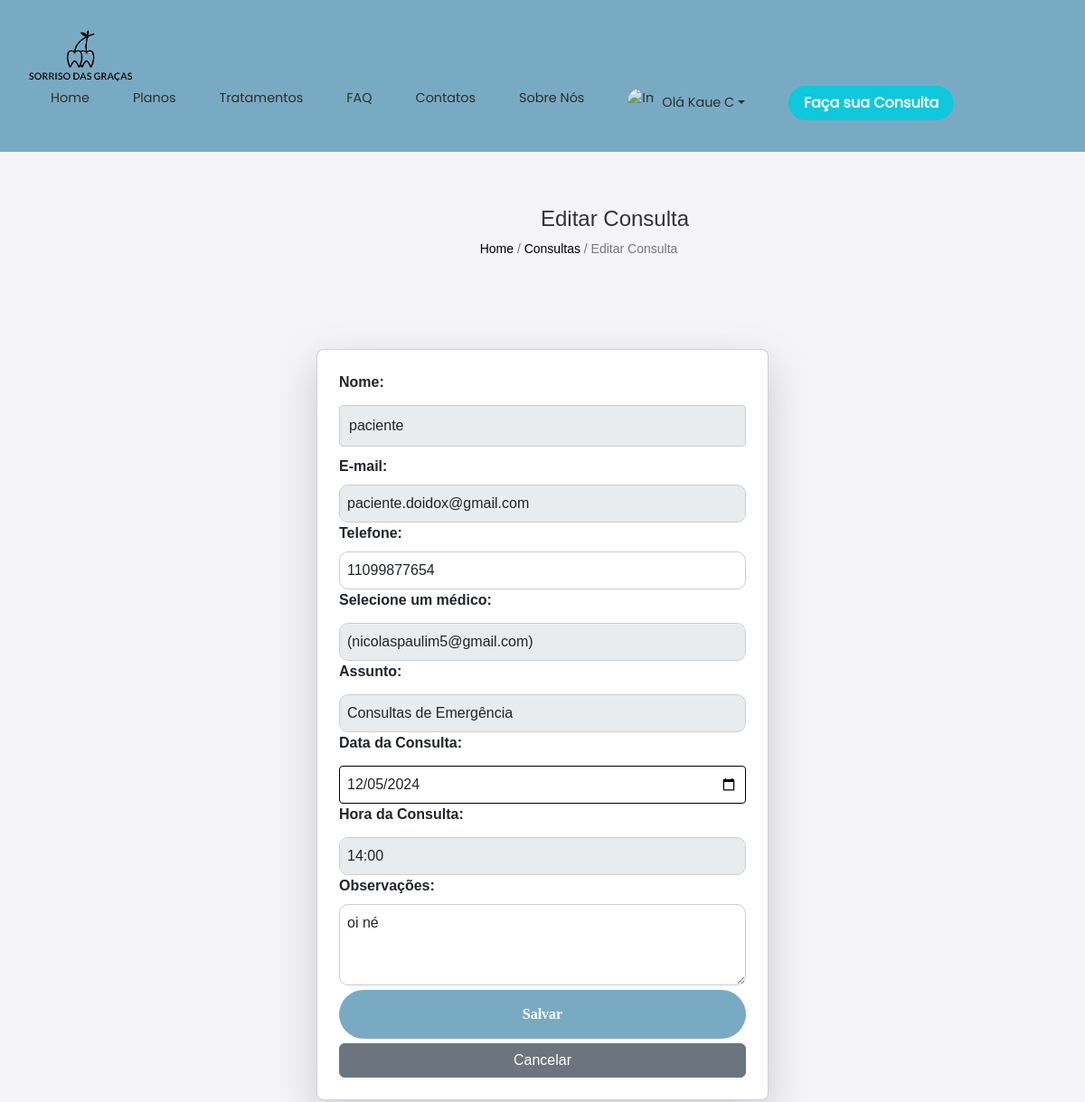
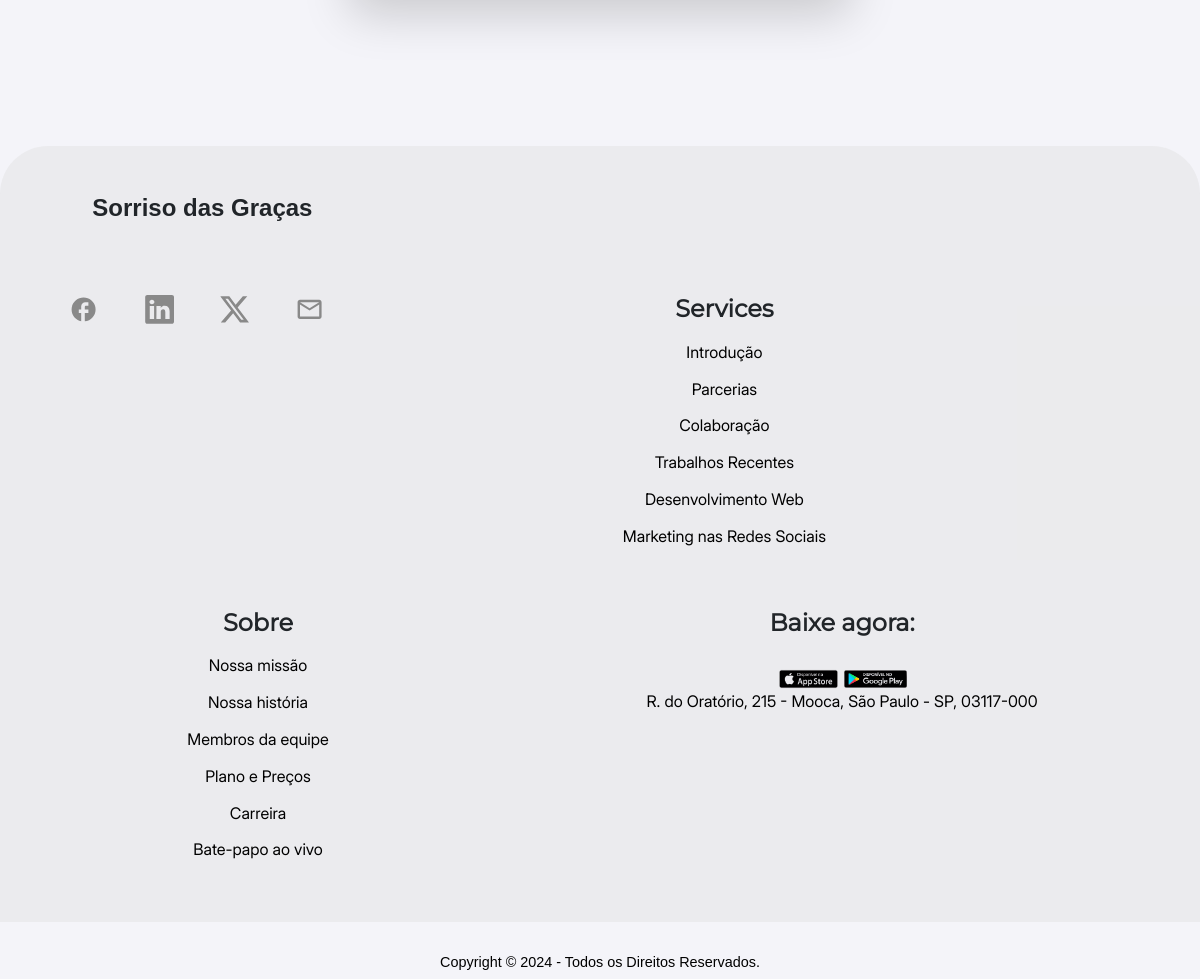
Screenshot of /consulta/editar/28/ (signed in) with the database file from the repository (2 pictures, top to bottom).
### cadastro_registro/models.py (models this page shows, shortened)
class CadastroRegistro(models.Model):
    nome_paciente = models.CharField(max_length=100, verbose_name="Nome do Paciente")
    email_paciente = models.EmailField(unique=True, verbose_name="Email do Paciente")
    cpf_paciente = models.CharField(max_length=14, unique=True, verbose_name="CPF do Paciente")
    data_nascimento_paciente = models.DateField(verbose_name="Data de Nascimento")
    sexo_paciente = models.CharField(
        max_length=1,
        choices=[('M', 'Masculino'), ('F', 'Feminino'), ('O', 'Outro')],
        verbose_name="Sexo"
    )
    senha_paciente = models.CharField(max_length=255, verbose_name="Senha do Paciente")
    user = models.OneToOneField(
        settings.AUTH_USER_MODEL,
        on_delete=models.CASCADE,
        null=True,
        blank=True,
        unique=True,  # Cada usuário deve estar associado a apenas um CadastroRegistro
        related_name='cadastro_paciente',
        verbose_name="Usuário"
    )
    imagem_perfil = models.ImageField(
        upload_to='imagens_perfil/',
        default='img/perfil-icon.png',
        null=True,
        blank=True,
        verbose_name="Imagem de Perfil"
    )
    tipo_usuario = models.CharField(max_length=50, default='paciente', verbose_name="Tipo de Usuário")
    class Meta:
        verbose_name = "Cadastro de Paciente"
        verbose_name_plural = "Cadastros de Pacientes"

### consulta/models.py (models this page shows, shortened)
class Consulta(models.Model):
    ASSUNTO_OPCOES = [
        ('avaliacao_diagnostico', 'Avaliação e Diagnóstico'),
        ('tratamentos_restauradores', 'Tratamentos Restauradores'),
        ('tratamentos_periodontais', 'Tratamentos Periodontais'),
        ('odontopediatria', 'Odontopediatria'),
        ('ortodontia', 'Ortodontia'),
        ('odontologia_estetica', 'Odontologia Estética'),
        ('cirurgia_oral', 'Cirurgia Oral'),
        ('proteses_dentarias', 'Próteses Dentárias'),
        ('consultas_emergencia', 'Consultas de Emergência'),
        ('acompanhamento_manutencao', 'Acompanhamento e Manutenção'),
    ]
    paciente = models.ForeignKey(
        CadastroRegistro,
        on_delete=models.CASCADE,
        null=True,
        blank=True
    )
    nome = models.CharField(
        max_length=100,
        default="Nome Desconhecido"
    )
    email = models.EmailField()
    telefone = models.CharField(
        max_length=20,
        default="0000-0000"
    )
    assunto = models.CharField(
        max_length=50,
        choices=ASSUNTO_OPCOES,
        default='avaliacao_diagnostico'
    )
    data_consulta = models.DateField(
        default=date.today
    )
    hora_consulta = models.TimeField(
        default=time(8, 0)
    )
    observacoes = models.TextField(
        blank=True,
        null=True
    )
    medico = models.ForeignKey(
        settings.AUTH_USER_MODEL,
        on_delete=models.SET_NULL,
        null=True,
        blank=True,
        limit_choices_to={'groups__name': 'medico'}
    )
    nome_paciente = models.CharField(
        max_length=255,
        verbose_name="Nome Completo do Paciente",
        default="Nome Desconhecido"
    )
    data_nascimento = models.DateField(
        null=True,
        blank=True,
        verbose_name="Data de Nascimento"
    )
    genero = models.CharField(
        max_length=20,
        choices=[
            ('masculino', 'Masculino'),
            ('feminino', 'Feminino'),
            ('outro', 'Outro')
        ],
        verbose_name="Gênero",
        default='masculino'
    )
    endereco_contato = models.CharField(
        max_length=255,
        null=True,
        blank=True,
        verbose_name="Endereço e Contato",
        default="Endereço não informado"
    )
    documento_identificacao = models.CharField(
        max_length=50,
        null=True,
        blank=True,
        verbose_name="Documento de Identificação",
        default="Documento não informado"
    )
    condicoes_saude = models.TextField(
        null=True,
        blank=True,
        verbose_name="Condições de Saúde Geral",
        default="Sem informações registradas"
    )
    cirurgias_anteriores = models.TextField(
        null=True,
        blank=True,
        verbose_name="Cirurgias Anteriores",
        default="Sem cirurgias anteriores"
    )
    historico_tratamentos = models.TextField(
        null=True,
        blank=True,
        verbose_name="Histórico de Tratamentos Odontológicos",
        default="Sem histórico registrado"
    )
    avaliacao_cavidade = models.TextField(
        null=True,
        blank=True,
        verbose_name="Avaliação da Cavidade Bucal",
        default="Não avaliada"
    )
    lesoes_anomalias = models.TextField(
        null=True,
        blank=True,
        verbose_name="Presença de Lesões ou Anomalias",
        default="Nenhuma lesão identificada"
    )
    queixas_principais = models.TextField(
        null=True,
        blank=True,
        verbose_name="Queixas Principais do Paciente",
        default="Nenhuma queixa registrada"
    )
    diagnostico_detalhado = models.TextField(
        null=True,
        blank=True,
        verbose_name="Diagnóstico Detalhado",
        default="Sem diagnóstico detalhado"
    )
    procedimentos_planejados = models.TextField(
        null=True,
        blank=True,
        verbose_name="Procedimentos Planejados",
        default="Nenhum procedimento planejado"
    )
    exame_realizado = models.BooleanField(
        default=False,
        verbose_name="Exame Realizado"
    )

### consulta/views.py (the view)
# urls.py: path('editar/<int:id>/', views.editar_consulta, name='consulta_edit'),
@login_required(login_url='login')
def editar_consulta(request, id):
    consulta = get_object_or_404(Consulta, id=id)
    if request.method == 'POST':
        form = ConsultaForm(request.POST, instance=consulta)
        if form.is_valid():
            form.save()
            return redirect('consulta_list')
    else:
        form = ConsultaForm(instance=consulta)
    horas_disponiveis = ['09:00', '10:00', '11:00', '14:00', '15:00']
    context = {
        'form': form,
        'consulta': consulta,
        'horas_disponiveis': horas_disponiveis,
    }
    return render(request, 'consulta/consulta_edit.html', context)

### consulta/templates/consulta/consulta_edit.html (shortened to what this page needs)
{% extends 'registration/base.html' %}
{% block content %}
{% load static %}
<div class="titulo_consulta">
    <h1>Editar Consulta</h1>
    <div class="texto_consulta">
        <a href="{% url 'index' %}">Home</a> / <a href="{% url 'consulta_list' %}">Consultas</a> / Editar Consulta
    </div>
</div>
<div class="form-wrapper">
    <div class="card p-4 shadow-lg form-container">
        <form method="POST" action="{% url 'consulta_edit' consulta.id %}">
            <div class="col-12">
                <label for="nome" class="form-label">Nome:</label>
                <input
                    type="text"
                    name="nome"
                    class="form-control"
                    id="nome"
                    value="{{ consulta.nome }}"
                    readonly
                />
            </div>
            <div class="col-12">
                <label for="email" class="form-label">E-mail:</label>
                <input
                    type="email"
                    name="email"
                    class="form-control"
                    id="email"
                    value="{{ consulta.email }}"
                    readonly
                />
            </div>
            <div class="col-12">
                <label for="telefone" class="form-label">Telefone:</label>
                <input
                    type="tel"
                    name="telefone"
                    class="form-control"
                    id="telefone"
                    value="{{ consulta.telefone }}"
                    placeholder="Ex: (XX) XXXXX-XXXX"
                    required
                />
            </div>
            <div class="col-12">
                <label for="medico" class="form-label">Selecione um médico:</label>
                <select name="medico" id="medico" class="form-control" required>
                    {% for medico in form.fields.medico.queryset %}
                    <option value="{{ medico.id }}" {% if medico == consulta.medico %}selected{% endif %}>
                        {{ medico.first_name }} {{ medico.last_name }} ({{ medico.email }})
                    </option>
                    {% endfor %}
                </select>
            </div>
            <div class="col-12">
                <label for="assunto" class="form-label">Assunto:</label>
                <select name="assunto" id="assunto" class="form-control" required>
                    {% for key, value in form.fields.assunto.choices %}
                    <option value="{{ key }}" {% if key == consulta.assunto %}selected{% endif %}>
                        {{ value }}
                    </option>
                    {% endfor %}
                </select>
            </div>
            <div class="col-12">
                <label for="data_consulta" class="form-label">Data da Consulta:</label>
                <input
                    type="date"
                    name="data_consulta"
                    class="form-control"
                    id="data_consulta"
                    value="{{ consulta.data_consulta|date:'Y-m-d' }}"
                    required
                />
            </div>
            <div class="col-12">
                <label for="hora_consulta" class="form-label">Hora da Consulta:</label>
                <select name="hora_consulta" id="hora_consulta" class="form-control" required>
                    {% for hora in horas_disponiveis %}
                    <option value="{{ hora }}" {% if hora == consulta.hora_consulta|time:'H:i' %}selected{% endif %}>
                        {{ hora }}
                    </option>
                    {% endfor %}
                </select>
            </div>
            <div class="col-12">
                <label for="observacoes" class="form-label">Observações:</label>
                <textarea
                    name="observacoes"
                    class="form-control"
                    id="observacoes"
                    rows="3"
                >{{ consulta.observacoes }}</textarea>
            </div>
            <div class="col-12 d-grid">
                <button type="submit" class="btn btn-primary">Salvar</button>
                <a href="{% url 'consulta_list' %}" class="btn btn-secondary">Cancelar</a>
            </div>
        </form>
    </div>
</div>
{% endblock %}

### templates/registration/base.html (shortened to what this page needs)
<!DOCTYPE html>
<html lang="pt-br">
<head>
  {% load static %}
  <link href="https://cdn.jsdelivr.net/npm/bootstrap@5.3.3/dist/css/bootstrap.min.css" rel="stylesheet">
  <link href="https://getbootstrap.com/docs/5.3/assets/css/docs.css" rel="stylesheet">
  <link rel="stylesheet" href="https://cdn.jsdelivr.net/npm/flatpickr/dist/themes/material_blue.css">
  <link rel="stylesheet" href="{% static 'css/StyleFaq.css' %}">
  <link rel="stylesheet" href="{% static 'css/index.css' %}">
  <link rel="stylesheet" href="{% static 'css/tratamentos.css' %}">
  <link rel="stylesheet" href="{% static 'css/planos.css' %}">
  <link rel="stylesheet" href="{% static 'css/contatos.css' %}">
  <link rel="stylesheet" href="{% static 'css/sobrenos.css' %}">
  <link rel="stylesheet" href="{% static 'css/consulta.css' %}">
  <link rel="stylesheet" href="{% static 'css/cadastro.css' %}">
  <link rel="stylesheet" href="{% static 'css/cadastro_adm.css' %}">
  <link rel="stylesheet" href="{% static 'css/registro.css' %}">
  <link rel="stylesheet" href="{% static 'css/consulta_edit.css' %}">
  <link rel="stylesheet" href="{% static 'css/config.css' %}">
  <link rel="stylesheet" href="{% static 'css/prontuario.css' %}">
  <link rel="stylesheet" href="{% static 'css/redefinir.css' %}">
</head>
<body>
  <header class="container-nav">
    <img src="{% static 'img/logo preta.png' %}" alt="Logo Sorriso Das Graças">
    <ul class="nav">
      <li class="nav-item"><a class="nav-link" href="{% url 'index' %}">Home</a></li>
      <li class="nav-item"><a class="nav-link" href="{% url 'planos' %}">Planos</a></li>
      <li class="nav-item"><a class="nav-link" href="{% url 'tratamentos' %}">Tratamentos</a></li>
      <li class="nav-item"><a class="nav-link" href="{% url 'faq' %}">FAQ</a></li>
      <li class="nav-item"><a class="nav-link" href="{% url 'contatos' %}">Contatos</a></li>
      <li class="nav-item"><a class="nav-link" href="{% url 'sobrenos' %}">Sobre Nós</a></li>
      {% if user.is_authenticated and user.cadastro_paciente %}
      <li class="nav-item dropdown dropdown-responsivo">
        <a class="nav-link dropdown-toggle d-flex align-items-center" href="#" id="perfilDropdown" role="button"
          data-bs-toggle="dropdown" aria-expanded="false">
          {% if user.config_usuario.imagem_perfil %}
          <img class="perfil-imagem me-2" src="{{ user.config_usuario.imagem_perfil.url }}" alt="Imagem de Perfil"
            style="width: 30px; height: 30px; border-radius: 50%;">
          {% else %}
          <img class="perfil-imagem me-2" src="{% static 'img/perfil-icon.png' %}" alt="Imagem de Perfil"
            style="width: 30px; height: 30px; border-radius: 50%;">
          {% endif %}
          Olá {{ user.cadastro_paciente.nome_paciente|slice:":6" }}
        </a>
      </li>
      {% else %}
      <li class="nav-item">
        <a class="nav-link" href="{% url 'login' %}">Login</a>
      </li>
      {% endif %}
      {% if user.is_authenticated %}
      <li class="nav-item">
        <a href="{% url 'consulta' %}">
          <button type="button" class="btn btn-outline-primary">Faça sua Consulta</button>
        </a>
      </li>
      {% else %}
      <li class="nav-item">
        <a href="{% url 'login' %}">
          <button type="button" class="btn btn-outline-primary">Faça sua Consulta</button>
        </a>
      </li>
      {% endif %}
    </ul>
  </header>
  {% block content %}{% endblock %}
  <br>
  <br>
  <footer>
    <div class="container-footer">
      <div class="nome-footer">
        <h1>Sorriso das Graças</h1>
      </div>
      <br>
      <div class="redes-sociais">
        <div class="facebook">
          <svg xmlns="http://www.w3.org/2000/svg" width="1em" height="1em" viewBox="0 0 24 24">
            <path fill="currentColor"
              d="M22 12c0-5.52-4.48-10-10-10S2 6.48 2 12c0 4.84 3.44 8.87 8 9.8V15H8v-3h2V9.5C10 7.57 11.57 6 13.5 6H16v3h-2c-.55 0-1 .45-1 1v2h3v3h-3v6.95c5.05-.5 9-4.76 9-9.95" />
          </svg>
        </div>
        <div class="linkedin">
        </div>
        <div class="twitter">
        </div>
        <div class="email">
          <svg xmlns="http://www.w3.org/2000/svg" width="1em" height="1em" viewBox="0 0 24 24">
            <path fill="currentColor"
              d="M22 6c0-1.1-.9-2-2-2H4c-1.1 0-2 .9-2 2v12c0 1.1.9 2 2 2h16c1.1 0 2-.9 2-2zm-2 0l-8 5l-8-5zm0 12H4V8l8 5l8-5z" />
          </svg>
        </div>
      </div>
      <div class="services">
        <h1>Services</h1>
        <a href="#">Introdução</a>
        <a href="#">Parcerias</a>
        <a href="#">Colaboração</a>
        <a href="#">Trabalhos Recentes</a>
        <a href="#">Desenvolvimento Web</a>
        <a href="#">Marketing nas Redes Sociais</a>
      </div>
      <div class="about">
        <h1>Sobre</h1>
        <a href="#">Nossa missão</a>
        <a href="#">Nossa história</a>
        <a href="#">Membros da equipe</a>
        <a href="#">Plano e Preços</a>
        <a href="#">Carreira</a>
        <a href="#">Bate-papo ao vivo</a>
      </div>
      <div class="store">
        <h1>Baixe agora:</h1>
        <img src="{% static 'img/app-store.png' %}" alt="">
        <img src="{% static 'img/play-store.png' %}" alt="">
        <a
          href="https://www.google.com/maps/place/Escola+Senai+%22Morvan+Figueiredo%22/@-23.5564315,-46.6009326,17z/data=!3m1!4b1!4m6!3m5!1s0x94ce594987aded63:0xbbff953e0ff625f0!8m2!3d-23.5564315!4d-46.5983577!16s%2Fg%2F1tfzc9hn?entry=ttu">
          <p>R. do Oratório, 215 - Mooca, São Paulo - SP, 03117-000</p>
        </a>
      </div>
    </div>
  </footer>
  <div class="copyright">
    <h1>Copyright © 2024 - Todos os Direitos Reservados.</h1>
  </div>
</body>
</html>

### rows the page displays
Consulta: nome "paciente", email "paciente.doidox@gmail.com", telefone "11099877654", medico "(nicolaspaulim5@gmail.com)", assunto "Consultas de Emergência", data_consulta "12/05/2024", hora_consulta "14:00", observacoes "oi né"

### other values shown
{{ user.cadastro_paciente.nome_paciente|slice:":6" }} "Kaue C"
